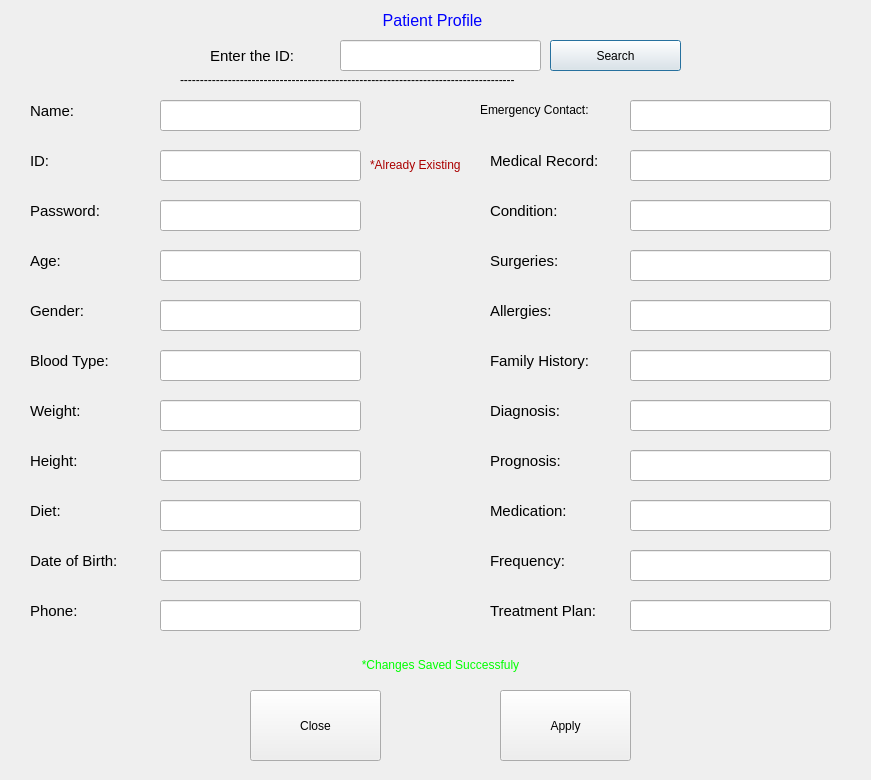
<?xml version="1.0" encoding="UTF-8"?>
<ui version="4.0">
 <class>changepatient</class>
 <widget class="QDialog" name="changepatient">
  <property name="geometry">
   <rect>
    <x>0</x>
    <y>0</y>
    <width>871</width>
    <height>780</height>
   </rect>
  </property>
  <property name="windowTitle">
   <string>Dialog</string>
  </property>
  <widget class="QLineEdit" name="searchEdit">
   <property name="geometry">
    <rect>
     <x>340</x>
     <y>40</y>
     <width>201</width>
     <height>31</height>
    </rect>
   </property>
  </widget>
  <widget class="QLabel" name="label_6">
   <property name="geometry">
    <rect>
     <x>242</x>
     <y>-10</y>
     <width>381</width>
     <height>61</height>
    </rect>
   </property>
   <property name="text">
    <string>&lt;html&gt;&lt;head/&gt;&lt;body&gt;&lt;p&gt;&lt;span style=&quot; font-size:12pt; color:#0000ff;&quot;&gt;Patient Profile&lt;/span&gt;&lt;/p&gt;&lt;/body&gt;&lt;/html&gt;</string>
   </property>
   <property name="alignment">
    <set>Qt::AlignCenter</set>
   </property>
  </widget>
  <widget class="QLabel" name="label_10">
   <property name="geometry">
    <rect>
     <x>180</x>
     <y>70</y>
     <width>511</width>
     <height>20</height>
    </rect>
   </property>
   <property name="text">
    <string>------------------------------------------------------------------------------------</string>
   </property>
  </widget>
  <widget class="QLabel" name="label_8">
   <property name="geometry">
    <rect>
     <x>210</x>
     <y>30</y>
     <width>141</width>
     <height>51</height>
    </rect>
   </property>
   <property name="styleSheet">
    <string notr="true">QLabel{
font-size:15px
}</string>
   </property>
   <property name="text">
    <string>Enter the ID:</string>
   </property>
  </widget>
  <widget class="QPushButton" name="pushButtonSearch">
   <property name="geometry">
    <rect>
     <x>550</x>
     <y>40</y>
     <width>131</width>
     <height>31</height>
    </rect>
   </property>
   <property name="styleSheet">
    <string notr="true">font: 900 9pt &quot;Segoe UI Black&quot;;</string>
   </property>
   <property name="text">
    <string>Search</string>
   </property>
  </widget>
  <widget class="QLabel" name="errorExisting_2">
   <property name="geometry">
    <rect>
     <x>370</x>
     <y>140</y>
     <width>121</width>
     <height>51</height>
    </rect>
   </property>
   <property name="styleSheet">
    <string notr="true">QLabel{
font-size:15px
}</string>
   </property>
   <property name="text">
    <string>&lt;html&gt;&lt;head/&gt;&lt;body&gt;&lt;p&gt;&lt;span style=&quot; font-size:9pt; color:#aa0000;&quot;&gt;*Already Existing&lt;/span&gt;&lt;/p&gt;&lt;/body&gt;&lt;/html&gt;</string>
   </property>
  </widget>
  <widget class="QLabel" name="label_9">
   <property name="geometry">
    <rect>
     <x>30</x>
     <y>140</y>
     <width>141</width>
     <height>41</height>
    </rect>
   </property>
   <property name="styleSheet">
    <string notr="true">QLabel{
font-size:15px
}</string>
   </property>
   <property name="text">
    <string>ID:</string>
   </property>
  </widget>
  <widget class="QLineEdit" name="passwordEdit">
   <property name="geometry">
    <rect>
     <x>160</x>
     <y>200</y>
     <width>201</width>
     <height>31</height>
    </rect>
   </property>
  </widget>
  <widget class="QPushButton" name="pushButtonApply">
   <property name="geometry">
    <rect>
     <x>500</x>
     <y>690</y>
     <width>131</width>
     <height>71</height>
    </rect>
   </property>
   <property name="styleSheet">
    <string notr="true">font: 900 9pt &quot;Segoe UI Black&quot;;</string>
   </property>
   <property name="text">
    <string>Apply</string>
   </property>
  </widget>
  <widget class="QLineEdit" name="idEdit">
   <property name="geometry">
    <rect>
     <x>160</x>
     <y>150</y>
     <width>201</width>
     <height>31</height>
    </rect>
   </property>
  </widget>
  <widget class="QLabel" name="label_4">
   <property name="geometry">
    <rect>
     <x>30</x>
     <y>90</y>
     <width>61</width>
     <height>41</height>
    </rect>
   </property>
   <property name="styleSheet">
    <string notr="true">QLabel{
font-size:15px
}</string>
   </property>
   <property name="text">
    <string>Name:</string>
   </property>
  </widget>
  <widget class="QLineEdit" name="nameEdit">
   <property name="geometry">
    <rect>
     <x>160</x>
     <y>100</y>
     <width>201</width>
     <height>31</height>
    </rect>
   </property>
  </widget>
  <widget class="QLabel" name="errorSuccessfuly">
   <property name="geometry">
    <rect>
     <x>310</x>
     <y>640</y>
     <width>261</width>
     <height>51</height>
    </rect>
   </property>
   <property name="styleSheet">
    <string notr="true">QLabel{
font-size:15px
}</string>
   </property>
   <property name="text">
    <string>&lt;html&gt;&lt;head/&gt;&lt;body&gt;&lt;p&gt;&lt;span style=&quot; font-size:9pt; color:#00ff00;&quot;&gt;*Changes Saved Successfuly&lt;/span&gt;&lt;/p&gt;&lt;/body&gt;&lt;/html&gt;</string>
   </property>
   <property name="alignment">
    <set>Qt::AlignCenter</set>
   </property>
  </widget>
  <widget class="QLabel" name="label_7">
   <property name="geometry">
    <rect>
     <x>30</x>
     <y>190</y>
     <width>141</width>
     <height>41</height>
    </rect>
   </property>
   <property name="styleSheet">
    <string notr="true">QLabel{
font-size:15px
}</string>
   </property>
   <property name="text">
    <string>Password:</string>
   </property>
  </widget>
  <widget class="QPushButton" name="pushButtonClose">
   <property name="geometry">
    <rect>
     <x>250</x>
     <y>690</y>
     <width>131</width>
     <height>71</height>
    </rect>
   </property>
   <property name="styleSheet">
    <string notr="true">font: 900 9pt &quot;Segoe UI Black&quot;;</string>
   </property>
   <property name="text">
    <string>Close</string>
   </property>
  </widget>
  <widget class="QLabel" name="label_11">
   <property name="geometry">
    <rect>
     <x>30</x>
     <y>290</y>
     <width>141</width>
     <height>41</height>
    </rect>
   </property>
   <property name="styleSheet">
    <string notr="true">QLabel{
font-size:15px
}</string>
   </property>
   <property name="text">
    <string>Gender:</string>
   </property>
  </widget>
  <widget class="QLabel" name="label_5">
   <property name="geometry">
    <rect>
     <x>30</x>
     <y>240</y>
     <width>61</width>
     <height>41</height>
    </rect>
   </property>
   <property name="styleSheet">
    <string notr="true">QLabel{
font-size:15px
}</string>
   </property>
   <property name="text">
    <string>Age:</string>
   </property>
  </widget>
  <widget class="QLineEdit" name="ageEdit">
   <property name="geometry">
    <rect>
     <x>160</x>
     <y>250</y>
     <width>201</width>
     <height>31</height>
    </rect>
   </property>
  </widget>
  <widget class="QLineEdit" name="bloodtypeEdit">
   <property name="geometry">
    <rect>
     <x>160</x>
     <y>350</y>
     <width>201</width>
     <height>31</height>
    </rect>
   </property>
  </widget>
  <widget class="QLabel" name="label_12">
   <property name="geometry">
    <rect>
     <x>30</x>
     <y>340</y>
     <width>141</width>
     <height>41</height>
    </rect>
   </property>
   <property name="styleSheet">
    <string notr="true">QLabel{
font-size:15px
}</string>
   </property>
   <property name="text">
    <string>Blood Type:</string>
   </property>
  </widget>
  <widget class="QLineEdit" name="genderEdit">
   <property name="geometry">
    <rect>
     <x>160</x>
     <y>300</y>
     <width>201</width>
     <height>31</height>
    </rect>
   </property>
  </widget>
  <widget class="QLabel" name="label_13">
   <property name="geometry">
    <rect>
     <x>30</x>
     <y>440</y>
     <width>141</width>
     <height>41</height>
    </rect>
   </property>
   <property name="styleSheet">
    <string notr="true">QLabel{
font-size:15px
}</string>
   </property>
   <property name="text">
    <string>Height:</string>
   </property>
  </widget>
  <widget class="QLabel" name="label_14">
   <property name="geometry">
    <rect>
     <x>30</x>
     <y>390</y>
     <width>61</width>
     <height>41</height>
    </rect>
   </property>
   <property name="styleSheet">
    <string notr="true">QLabel{
font-size:15px
}</string>
   </property>
   <property name="text">
    <string>Weight:</string>
   </property>
  </widget>
  <widget class="QLineEdit" name="weightEdit">
   <property name="geometry">
    <rect>
     <x>160</x>
     <y>400</y>
     <width>201</width>
     <height>31</height>
    </rect>
   </property>
  </widget>
  <widget class="QLineEdit" name="dietEdit">
   <property name="geometry">
    <rect>
     <x>160</x>
     <y>500</y>
     <width>201</width>
     <height>31</height>
    </rect>
   </property>
  </widget>
  <widget class="QLabel" name="label_15">
   <property name="geometry">
    <rect>
     <x>30</x>
     <y>490</y>
     <width>141</width>
     <height>41</height>
    </rect>
   </property>
   <property name="styleSheet">
    <string notr="true">QLabel{
font-size:15px
}</string>
   </property>
   <property name="text">
    <string>Diet:</string>
   </property>
  </widget>
  <widget class="QLineEdit" name="heightEdit">
   <property name="geometry">
    <rect>
     <x>160</x>
     <y>450</y>
     <width>201</width>
     <height>31</height>
    </rect>
   </property>
  </widget>
  <widget class="QLabel" name="label_16">
   <property name="geometry">
    <rect>
     <x>30</x>
     <y>540</y>
     <width>141</width>
     <height>41</height>
    </rect>
   </property>
   <property name="styleSheet">
    <string notr="true">QLabel{
font-size:15px
}</string>
   </property>
   <property name="text">
    <string>Date of Birth:</string>
   </property>
  </widget>
  <widget class="QLineEdit" name="phoneEdit">
   <property name="geometry">
    <rect>
     <x>160</x>
     <y>600</y>
     <width>201</width>
     <height>31</height>
    </rect>
   </property>
  </widget>
  <widget class="QLabel" name="label_17">
   <property name="geometry">
    <rect>
     <x>30</x>
     <y>590</y>
     <width>141</width>
     <height>41</height>
    </rect>
   </property>
   <property name="styleSheet">
    <string notr="true">QLabel{
font-size:15px
}</string>
   </property>
   <property name="text">
    <string>Phone:</string>
   </property>
  </widget>
  <widget class="QLineEdit" name="dobEdit">
   <property name="geometry">
    <rect>
     <x>160</x>
     <y>550</y>
     <width>201</width>
     <height>31</height>
    </rect>
   </property>
  </widget>
  <widget class="QLabel" name="label_18">
   <property name="geometry">
    <rect>
     <x>490</x>
     <y>390</y>
     <width>81</width>
     <height>41</height>
    </rect>
   </property>
   <property name="styleSheet">
    <string notr="true">QLabel{
font-size:15px
}</string>
   </property>
   <property name="text">
    <string>Diagnosis:</string>
   </property>
  </widget>
  <widget class="QLineEdit" name="freqEdit">
   <property name="geometry">
    <rect>
     <x>630</x>
     <y>550</y>
     <width>201</width>
     <height>31</height>
    </rect>
   </property>
  </widget>
  <widget class="QLabel" name="label_19">
   <property name="geometry">
    <rect>
     <x>490</x>
     <y>140</y>
     <width>141</width>
     <height>41</height>
    </rect>
   </property>
   <property name="styleSheet">
    <string notr="true">QLabel{
font-size:15px
}</string>
   </property>
   <property name="text">
    <string>Medical Record:</string>
   </property>
  </widget>
  <widget class="QLineEdit" name="tpEdit">
   <property name="geometry">
    <rect>
     <x>630</x>
     <y>600</y>
     <width>201</width>
     <height>31</height>
    </rect>
   </property>
  </widget>
  <widget class="QLabel" name="label_20">
   <property name="geometry">
    <rect>
     <x>480</x>
     <y>90</y>
     <width>141</width>
     <height>41</height>
    </rect>
   </property>
   <property name="styleSheet">
    <string notr="true">QLabel{
font-size:15px
}</string>
   </property>
   <property name="text">
    <string>&lt;html&gt;&lt;head/&gt;&lt;body&gt;&lt;p&gt;&lt;span style=&quot; font-size:9pt;&quot;&gt;Emergency Contact:&lt;/span&gt;&lt;/p&gt;&lt;/body&gt;&lt;/html&gt;</string>
   </property>
  </widget>
  <widget class="QLineEdit" name="emergencyEdit">
   <property name="geometry">
    <rect>
     <x>630</x>
     <y>100</y>
     <width>201</width>
     <height>31</height>
    </rect>
   </property>
  </widget>
  <widget class="QLabel" name="label_21">
   <property name="geometry">
    <rect>
     <x>490</x>
     <y>440</y>
     <width>141</width>
     <height>41</height>
    </rect>
   </property>
   <property name="styleSheet">
    <string notr="true">QLabel{
font-size:15px
}</string>
   </property>
   <property name="text">
    <string>Prognosis:</string>
   </property>
  </widget>
  <widget class="QLineEdit" name="medsEdit">
   <property name="geometry">
    <rect>
     <x>630</x>
     <y>500</y>
     <width>201</width>
     <height>31</height>
    </rect>
   </property>
  </widget>
  <widget class="QLineEdit" name="surgeriesEdit">
   <property name="geometry">
    <rect>
     <x>630</x>
     <y>250</y>
     <width>201</width>
     <height>31</height>
    </rect>
   </property>
  </widget>
  <widget class="QLineEdit" name="conditionEdit">
   <property name="geometry">
    <rect>
     <x>630</x>
     <y>200</y>
     <width>201</width>
     <height>31</height>
    </rect>
   </property>
  </widget>
  <widget class="QLabel" name="label_22">
   <property name="geometry">
    <rect>
     <x>490</x>
     <y>490</y>
     <width>141</width>
     <height>41</height>
    </rect>
   </property>
   <property name="styleSheet">
    <string notr="true">QLabel{
font-size:15px
}</string>
   </property>
   <property name="text">
    <string>Medication:</string>
   </property>
  </widget>
  <widget class="QLabel" name="label_23">
   <property name="geometry">
    <rect>
     <x>490</x>
     <y>340</y>
     <width>141</width>
     <height>41</height>
    </rect>
   </property>
   <property name="styleSheet">
    <string notr="true">QLabel{
font-size:15px
}</string>
   </property>
   <property name="text">
    <string>Family History:</string>
   </property>
  </widget>
  <widget class="QLabel" name="label_24">
   <property name="geometry">
    <rect>
     <x>490</x>
     <y>190</y>
     <width>141</width>
     <height>41</height>
    </rect>
   </property>
   <property name="styleSheet">
    <string notr="true">QLabel{
font-size:15px
}</string>
   </property>
   <property name="text">
    <string>Condition:</string>
   </property>
  </widget>
  <widget class="QLabel" name="label_25">
   <property name="geometry">
    <rect>
     <x>490</x>
     <y>540</y>
     <width>141</width>
     <height>41</height>
    </rect>
   </property>
   <property name="styleSheet">
    <string notr="true">QLabel{
font-size:15px
}</string>
   </property>
   <property name="text">
    <string>Frequency:</string>
   </property>
  </widget>
  <widget class="QLineEdit" name="fhEdit">
   <property name="geometry">
    <rect>
     <x>630</x>
     <y>350</y>
     <width>201</width>
     <height>31</height>
    </rect>
   </property>
  </widget>
  <widget class="QLineEdit" name="prognosisEdit">
   <property name="geometry">
    <rect>
     <x>630</x>
     <y>450</y>
     <width>201</width>
     <height>31</height>
    </rect>
   </property>
  </widget>
  <widget class="QLineEdit" name="allergiesEdit">
   <property name="geometry">
    <rect>
     <x>630</x>
     <y>300</y>
     <width>201</width>
     <height>31</height>
    </rect>
   </property>
  </widget>
  <widget class="QLabel" name="label_26">
   <property name="geometry">
    <rect>
     <x>490</x>
     <y>290</y>
     <width>141</width>
     <height>41</height>
    </rect>
   </property>
   <property name="styleSheet">
    <string notr="true">QLabel{
font-size:15px
}</string>
   </property>
   <property name="text">
    <string>Allergies:</string>
   </property>
  </widget>
  <widget class="QLabel" name="label_27">
   <property name="geometry">
    <rect>
     <x>490</x>
     <y>590</y>
     <width>141</width>
     <height>41</height>
    </rect>
   </property>
   <property name="styleSheet">
    <string notr="true">QLabel{
font-size:15px
}</string>
   </property>
   <property name="text">
    <string>Treatment Plan:</string>
   </property>
  </widget>
  <widget class="QLineEdit" name="diagnosisEdit">
   <property name="geometry">
    <rect>
     <x>630</x>
     <y>400</y>
     <width>201</width>
     <height>31</height>
    </rect>
   </property>
  </widget>
  <widget class="QLineEdit" name="mdEdit">
   <property name="geometry">
    <rect>
     <x>630</x>
     <y>150</y>
     <width>201</width>
     <height>31</height>
    </rect>
   </property>
  </widget>
  <widget class="QLabel" name="label_28">
   <property name="geometry">
    <rect>
     <x>490</x>
     <y>240</y>
     <width>81</width>
     <height>41</height>
    </rect>
   </property>
   <property name="styleSheet">
    <string notr="true">QLabel{
font-size:15px
}</string>
   </property>
   <property name="text">
    <string>Surgeries:</string>
   </property>
  </widget>
 </widget>
 <resources/>
 <connections/>
</ui>
